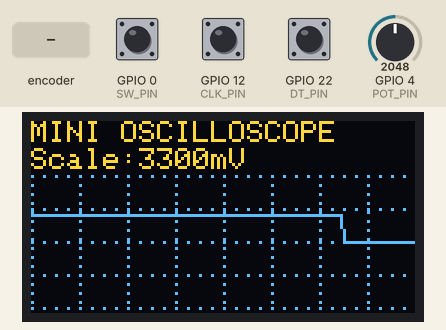
Recording of a sketch running on a simulated ESP32-C6. Shown: 128×64 one-colour display. Inputs (shaded band) come from the test bench; at power-on: GPIO 0 (SW_PIN) HIGH, GPIO 4 (POT_PIN) = 2048, GPIO 12 (CLK_PIN) HIGH, GPIO 22 (DT_PIN) HIGH (analog values on the 0–4095 scale). The OLED is the two-colour kind (top 16 rows yellow); what the sketch prints to the serial monitor is not drawn.

Above: at 3.7 s.
3.8 s: GPIO 0 (SW_PIN) pulled LOW for 0.15 s
At 4.4 s:
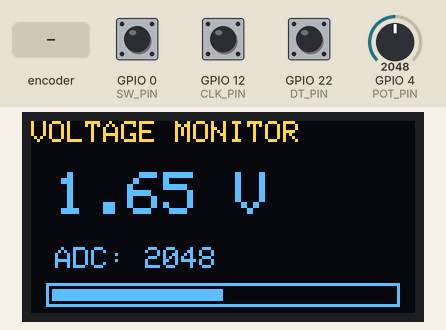
5.4 s: GPIO 4 (POT_PIN) set to 2866
At 6.4 s:
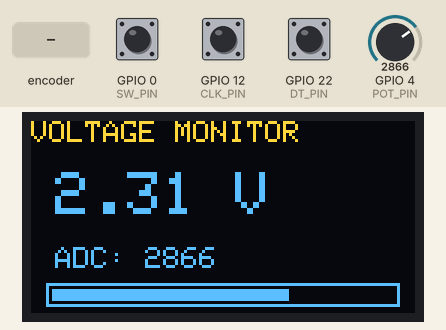
6.9 s: GPIO 0 (SW_PIN) pulled LOW for 1 s
At 7.08 s:
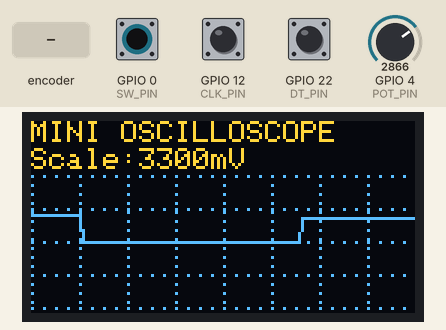
8.5 s: rotary encoder on GPIO 12 (CLK_PIN) / GPIO 22 (DT_PIN) turned 2 steps (second pin leading)
At 8.88 s:
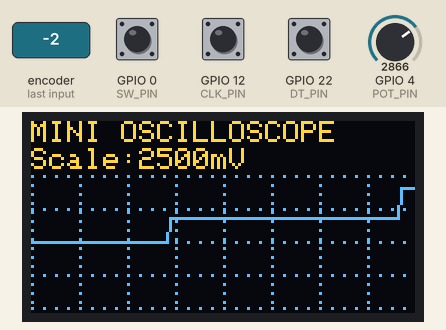
10.4 s: GPIO 4 (POT_PIN) set to 2047
At 10.69 s:
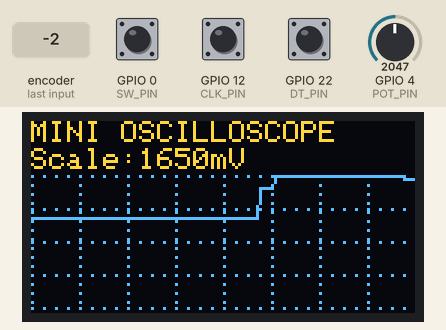
12.0 s: rotary encoder on GPIO 12 (CLK_PIN) / GPIO 22 (DT_PIN) turned 3 steps (first pin leading)
At 12.19 s:
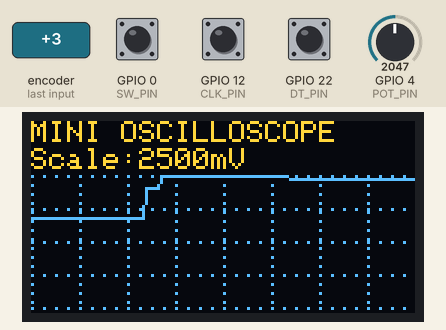
Timing chart, 0 to 15.0 s (numbered marks = the images above; inputs shaded):
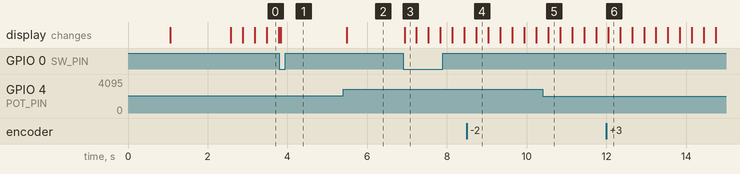

Measured:
- after the input at 3.8 s, the display: changes at once (image 1)
- after the input at 5.4 s, the display: changes after 0.08 s (image 2)
- after the input at 6.9 s, the display: changes at once (image 3)

The sketch:

ESP32H2_Oscilloscope_Code.c.ino
```cpp
#include <Wire.h>
#include <Adafruit_GFX.h>
#include <Adafruit_SSD1306.h>

// OLED configuration
#define SCREEN_WIDTH 128
#define SCREEN_HEIGHT 64

#define OLED_SDA 11
#define OLED_SCL 10

// Input pins
#define POT_PIN 4
#define CLK_PIN 12
#define DT_PIN 22
#define SW_PIN 0

Adafruit_SSD1306 display(
  SCREEN_WIDTH,
  SCREEN_HEIGHT,
  &Wire,
  -1
);

// Oscilloscope settings
#define GRAPH_TOP 18
#define GRAPH_BOTTOM 62
#define GRAPH_HEIGHT 44

int waveform[SCREEN_WIDTH];

int fullScales[] = {500, 1000, 1650, 2500, 3300};
int scaleIndex = 4;

int previousCLK;
int previousSW = HIGH;

int screenMode = 0;

unsigned long lastSampleTime = 0;
unsigned long lastDisplayTime = 0;
unsigned long lastButtonTime = 0;
unsigned long lastEncoderTime = 0;

const unsigned long sampleInterval = 25;

int adcValue = 0;
int voltage = 0;

void setup() {
  Serial.begin(115200);
  delay(1000);

  Wire.begin(OLED_SDA, OLED_SCL);

  if (!display.begin(
    SSD1306_SWITCHCAPVCC,
    0x3C
  )) {
    Serial.println("OLED initialization failed!");
    while (true) {
      delay(1000);
    }
  }

  pinMode(CLK_PIN, INPUT_PULLUP);
  pinMode(DT_PIN, INPUT_PULLUP);
  pinMode(SW_PIN, INPUT_PULLUP);

  analogReadResolution(12);

  previousCLK = digitalRead(CLK_PIN);

  for (int i = 0; i < SCREEN_WIDTH; i++) {
    waveform[i] = GRAPH_BOTTOM / 2;
  }

  display.clearDisplay();
  display.setTextColor(SSD1306_WHITE);

  display.setTextSize(2);
  display.setCursor(12, 20);
  display.println("OSCILLOSCOPE");

  display.setTextSize(1);
  display.setCursor(27, 45);
  display.println("ESP32-H2");

  display.display();

  Serial.println("ESP32-H2 Oscilloscope Started");
  delay(1500);
}

void readPotentiometer() {
  adcValue = analogRead(POT_PIN);
  voltage = analogReadMilliVolts(POT_PIN);

  int maximumVoltage = fullScales[scaleIndex];

  int y = GRAPH_BOTTOM -
          ((long)voltage * GRAPH_HEIGHT /
          maximumVoltage);

  y = constrain(y, GRAPH_TOP, GRAPH_BOTTOM);

  for (int i = 0; i < SCREEN_WIDTH - 1; i++) {
    waveform[i] = waveform[i + 1];
  }

  waveform[SCREEN_WIDTH - 1] = y;
}

void readEncoder() {
  int currentCLK = digitalRead(CLK_PIN);

  if (currentCLK != previousCLK &&
      currentCLK == LOW) {

    if (millis() - lastEncoderTime > 2) {

      if (digitalRead(DT_PIN) != currentCLK) {
        scaleIndex++;
      } else {
        scaleIndex--;
      }

      scaleIndex = constrain(scaleIndex, 0, 4);

      lastEncoderTime = millis();

      Serial.print("Voltage scale: ");
      Serial.print(fullScales[scaleIndex]);
      Serial.println(" mV");
    }
  }

  previousCLK = currentCLK;

  int currentSW = digitalRead(SW_PIN);

  if (currentSW == LOW &&
      previousSW == HIGH &&
      millis() - lastButtonTime > 250) {

    screenMode = !screenMode;

    lastButtonTime = millis();

    Serial.println("Display mode changed");
  }

  previousSW = currentSW;
}

void drawGrid() {
  // Horizontal grid lines
  for (int y = GRAPH_TOP; y <= GRAPH_BOTTOM; y += 11) {
    for (int x = 0; x < SCREEN_WIDTH; x += 4) {
      display.drawPixel(x, y, SSD1306_WHITE);
    }
  }

  // Vertical grid lines
  for (int x = 0; x < SCREEN_WIDTH; x += 16) {
    for (int y = GRAPH_TOP; y <= GRAPH_BOTTOM; y += 3) {
      display.drawPixel(x, y, SSD1306_WHITE);
    }
  }
}

void drawWaveform() {
  display.clearDisplay();

  display.setTextSize(1);
  display.setCursor(0, 0);
  display.print("MINI OSCILLOSCOPE");

  display.setCursor(0, 9);
  display.print("Scale:");

  display.print(fullScales[scaleIndex]);
  display.print("mV");

  drawGrid();

  for (int x = 1; x < SCREEN_WIDTH; x++) {
    display.drawLine(
      x - 1,
      waveform[x - 1],
      x,
      waveform[x],
      SSD1306_WHITE
    );
  }

  display.display();
}

void drawMeter() {
  display.clearDisplay();

  display.setTextSize(1);
  display.setCursor(0, 0);
  display.println("VOLTAGE MONITOR");

  display.setTextSize(2);
  display.setCursor(8, 17);

  display.print(voltage / 1000.0, 2);
  display.println(" V");

  display.setTextSize(1);
  display.setCursor(8, 42);

  display.print("ADC: ");
  display.println(adcValue);

  display.drawRect(5, 54, 118, 8, SSD1306_WHITE);

  int barWidth = constrain(
    (long)voltage * 114 / 3300,
    0,
    114
  );

  display.fillRect(
    7, 56, barWidth, 4,
    SSD1306_WHITE
  );

  display.display();
}

void loop() {
  readEncoder();

  unsigned long currentTime = millis();

  if (currentTime - lastSampleTime >= sampleInterval) {
    lastSampleTime = currentTime;
    readPotentiometer();
  }

  if (currentTime - lastDisplayTime >= 50) {
    lastDisplayTime = currentTime;

    if (screenMode == 0) {
      drawWaveform();
    } else {
      drawMeter();
    }
  }
}
```
